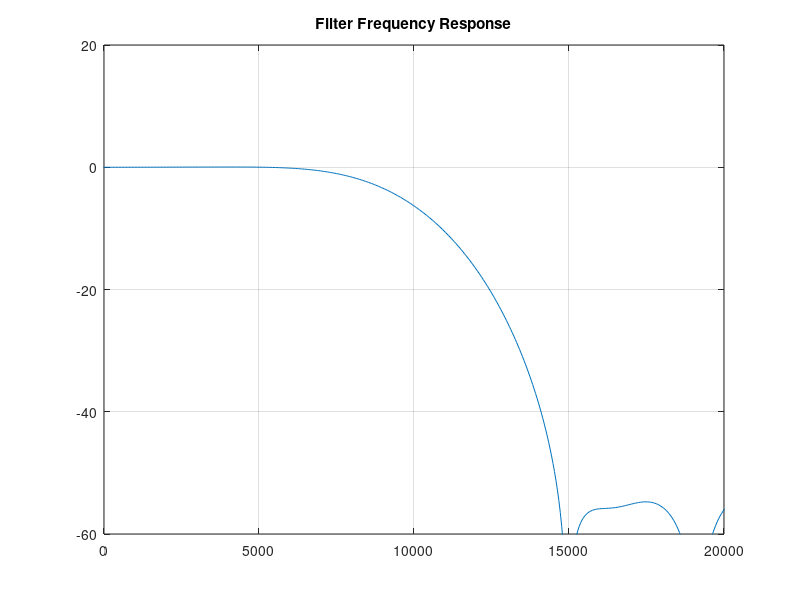

MATLAB code to generate this figure:
close all;
clear all;
clf;


f1 = 10000;
f2 = 15000;
delta_f = f2-f1;
Fs = 192000;
dB  = 40;
N = dB*Fs/(22*delta_f);

f =  [f1 ]/(Fs/2)
hc = fir1(round(N)-1, f,'low')


figure
plot((-0.5:1/4096:0.5-1/4096)*Fs,20*log10(abs(fftshift(fft(hc,4096)))))
axis([0 20000 -60 20])
title('Filter Frequency Response')
grid on
